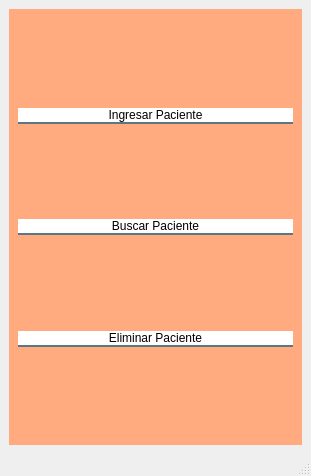
<?xml version="1.0" encoding="UTF-8"?>
<ui version="4.0">
 <class>MainWindow</class>
 <widget class="QMainWindow" name="MainWindow">
  <property name="geometry">
   <rect>
    <x>0</x>
    <y>0</y>
    <width>311</width>
    <height>476</height>
   </rect>
  </property>
  <property name="windowTitle">
   <string>MainWindow</string>
  </property>
  <widget class="QWidget" name="centralwidget">
   <layout class="QVBoxLayout" name="verticalLayout">
    <item>
     <widget class="QWidget" name="widget" native="true">
      <property name="styleSheet">
       <string notr="true">background-color: rgb(255, 170, 127);</string>
      </property>
      <layout class="QVBoxLayout" name="verticalLayout_3">
       <item>
        <spacer name="verticalSpacer">
         <property name="orientation">
          <enum>Qt::Vertical</enum>
         </property>
         <property name="sizeHint" stdset="0">
          <size>
           <width>20</width>
           <height>72</height>
          </size>
         </property>
        </spacer>
       </item>
       <item>
        <widget class="QPushButton" name="ingresarP">
         <property name="layoutDirection">
          <enum>Qt::LeftToRight</enum>
         </property>
         <property name="autoFillBackground">
          <bool>false</bool>
         </property>
         <property name="styleSheet">
          <string notr="true">background-color: rgb(255, 255, 255);
font: 75 12pt &quot;Times New Roman&quot;;
border:none;
border-bottom:2px solid rgba(46,82,101,200);
border-radius: 15px;</string>
         </property>
         <property name="text">
          <string>Ingresar Paciente</string>
         </property>
        </widget>
       </item>
       <item>
        <spacer name="verticalSpacer_2">
         <property name="orientation">
          <enum>Qt::Vertical</enum>
         </property>
         <property name="sizeHint" stdset="0">
          <size>
           <width>20</width>
           <height>72</height>
          </size>
         </property>
        </spacer>
       </item>
       <item>
        <widget class="QPushButton" name="buscarP">
         <property name="layoutDirection">
          <enum>Qt::LeftToRight</enum>
         </property>
         <property name="autoFillBackground">
          <bool>false</bool>
         </property>
         <property name="styleSheet">
          <string notr="true">background-color: rgb(255, 255, 255);
font: 75 12pt &quot;Times New Roman&quot;;
border:none;
border-bottom:2px solid rgba(46,82,101,200);
border-radius: 15px;</string>
         </property>
         <property name="text">
          <string>Buscar Paciente</string>
         </property>
        </widget>
       </item>
       <item>
        <spacer name="verticalSpacer_3">
         <property name="orientation">
          <enum>Qt::Vertical</enum>
         </property>
         <property name="sizeHint" stdset="0">
          <size>
           <width>20</width>
           <height>72</height>
          </size>
         </property>
        </spacer>
       </item>
       <item>
        <widget class="QPushButton" name="eliminarP">
         <property name="layoutDirection">
          <enum>Qt::LeftToRight</enum>
         </property>
         <property name="autoFillBackground">
          <bool>false</bool>
         </property>
         <property name="styleSheet">
          <string notr="true">background-color: rgb(255, 255, 255);
font: 75 12pt &quot;Times New Roman&quot;;
border:none;
border-bottom:2px solid rgba(46,82,101,200);
border-radius: 15px;</string>
         </property>
         <property name="text">
          <string>Eliminar Paciente</string>
         </property>
        </widget>
       </item>
       <item>
        <spacer name="verticalSpacer_4">
         <property name="orientation">
          <enum>Qt::Vertical</enum>
         </property>
         <property name="sizeHint" stdset="0">
          <size>
           <width>20</width>
           <height>72</height>
          </size>
         </property>
        </spacer>
       </item>
      </layout>
     </widget>
    </item>
   </layout>
  </widget>
  <widget class="QMenuBar" name="menubar">
   <property name="geometry">
    <rect>
     <x>0</x>
     <y>0</y>
     <width>311</width>
     <height>21</height>
    </rect>
   </property>
  </widget>
  <widget class="QStatusBar" name="statusbar"/>
 </widget>
 <resources/>
 <connections/>
</ui>
